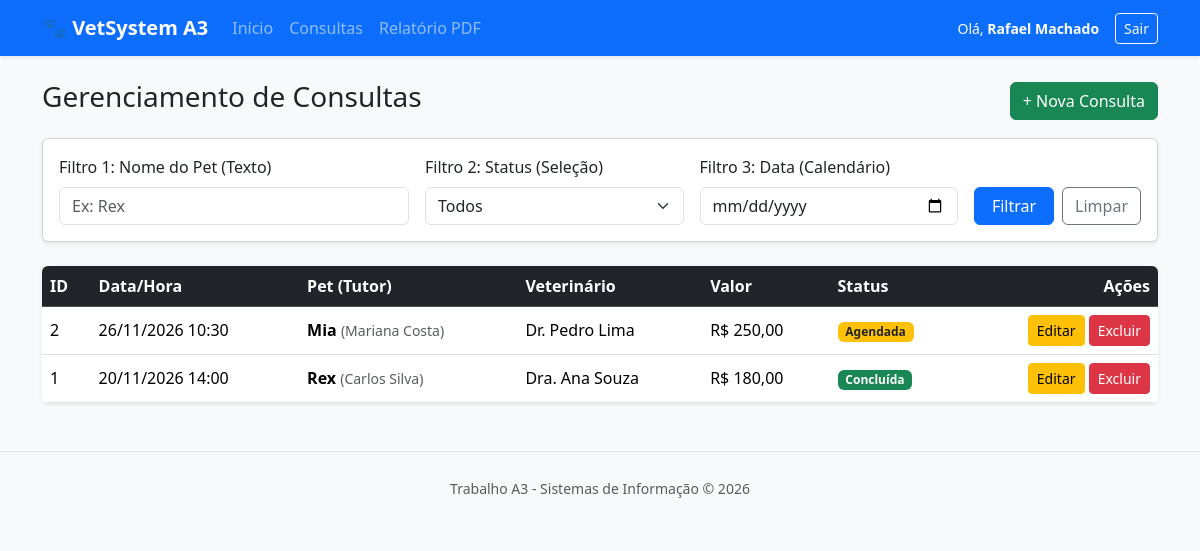
Page /consultas/index.php (signed in) on the committed database.
### tables this page shows
CREATE TABLE consultas (
    id INT AUTO_INCREMENT PRIMARY KEY,
    data_consulta DATETIME NOT NULL,
    descricao TEXT NOT NULL,
    valor DECIMAL(10,2) NOT NULL,
    status ENUM('Agendada', 'Concluída', 'Cancelada') DEFAULT 'Agendada',
    pet_id INT NOT NULL,
    veterinario_id INT NOT NULL,
    FOREIGN KEY (pet_id) REFERENCES pets(id) ON DELETE CASCADE,
    FOREIGN KEY (veterinario_id) REFERENCES veterinarios(id)
);

CREATE TABLE pets (
    id INT AUTO_INCREMENT PRIMARY KEY,
    nome VARCHAR(80) NOT NULL,
    data_nascimento DATE,
    tutor_id INT NOT NULL,
    especie_id INT NOT NULL,
    FOREIGN KEY (tutor_id) REFERENCES tutores(id) ON DELETE CASCADE,
    FOREIGN KEY (especie_id) REFERENCES especies(id)
);

CREATE TABLE tutores (
    id INT AUTO_INCREMENT PRIMARY KEY,
    nome VARCHAR(100) NOT NULL,
    cpf VARCHAR(14) UNIQUE NOT NULL,
    telefone VARCHAR(20)
);

CREATE TABLE veterinarios (
    id INT AUTO_INCREMENT PRIMARY KEY,
    nome VARCHAR(100) NOT NULL,
    crmv VARCHAR(20) UNIQUE NOT NULL,
    especialidade VARCHAR(80)
);

### consultas/index.php (the view, shortened to what this page needs)
<?php
require_once '../config/conexao.php';
require_once '../includes/header.php';
$where = ["1=1"];
$params = [];
$sql = "SELECT c.*, p.nome AS pet_nome, t.nome AS tutor_nome, v.nome AS vet_nome
        FROM consultas c
        INNER JOIN pets p ON c.pet_id = p.id
        INNER JOIN tutores t ON p.tutor_id = t.id
        INNER JOIN veterinarios v ON c.veterinario_id = v.id
        WHERE " . implode(" AND ", $where) . "
        ORDER BY c.data_consulta DESC";
$stmt = $pdo->prepare($sql);
$stmt->execute($params);
$consultas = $stmt->fetchAll();
?>
<div class="d-flex justify-content-between align-items-center mb-3">
    <h3>Gerenciamento de Consultas</h3>
    <a href="criar.php" class="btn btn-success">+ Nova Consulta</a>
</div>
<div class="card mb-4 shadow-sm">
    <div class="card-body">
        <form method="GET" class="row g-3">
            <div class="col-md-4">
                <label class="form-label">Filtro 1: Nome do Pet (Texto)</label>
                <input type="text" name="pet" class="form-control" placeholder="Ex: Rex" value="<?= htmlspecialchars($_GET['pet'] ?? '') ?>">
            </div>
            <div class="col-md-3">
                <label class="form-label">Filtro 2: Status (Seleção)</label>
                <select name="status" class="form-select">
                    <option value="">Todos</option>
                </select>
            </div>
            <div class="col-md-3">
                <label class="form-label">Filtro 3: Data (Calendário)</label>
                <input type="date" name="data" class="form-control" value="<?= htmlspecialchars($_GET['data'] ?? '') ?>">
            </div>
            <div class="col-md-2 d-flex align-items-end gap-2">
                <button type="submit" class="btn btn-primary w-100">Filtrar</button>
                <a href="index.php" class="btn btn-outline-secondary">Limpar</a>
            </div>
        </form>
    </div>
</div>
<div class="table-responsive bg-white rounded shadow-sm">
    <table class="table table-hover align-middle mb-0">
        <thead class="table-dark">
            <tr>
                <th>ID</th>
                <th>Data/Hora</th>
                <th>Pet (Tutor)</th>
                <th>Veterinário</th>
                <th>Valor</th>
                <th>Status</th>
                <th class="text-end">Ações</th>
            </tr>
        </thead>
        <tbody>
            <?php foreach ($consultas as $c): ?>
                <tr>
                    <td><?= $c['id'] ?></td>
                    <td><?= date('d/m/Y H:i', strtotime($c['data_consulta'])) ?></td>
                    <td><strong><?= htmlspecialchars($c['pet_nome']) ?></strong> <small class="text-muted">(<?= htmlspecialchars($c['tutor_nome']) ?>)</small></td>
                    <td><?= htmlspecialchars($c['vet_nome']) ?></td>
                    <td>R$ <?= number_format($c['valor'], 2, ',', '.') ?></td>
                    <td>
                        <?php
                        $badge = match($c['status']) {
                            'Concluída' => 'bg-success',
                            'Cancelada' => 'bg-danger',
                            default => 'bg-warning text-dark'
                        };
                        ?>
                        <span class="badge <?= $badge ?>"><?= $c['status'] ?></span>
                    </td>
                    <td class="text-end">
                        <a href="editar.php?id=<?= $c['id'] ?>" class="btn btn-sm btn-warning">Editar</a>
                        <a href="excluir.php?id=<?= $c['id'] ?>" class="btn btn-sm btn-danger" onclick="return confirm('Tem certeza que deseja excluir esta consulta?')">Excluir</a>
                    </td>
                </tr>
            <?php endforeach; ?>
        </tbody>
    </table>
</div>
<?php require_once '../includes/footer.php'; ?>

### includes/header.php (shortened to what this page needs)
<!DOCTYPE html>
<html lang="pt-br">
<head>
    <link href="https://cdn.jsdelivr.net/npm/bootstrap@5.3.3/dist/css/bootstrap.min.css" rel="stylesheet">
</head>
<body class="bg-light">
<nav class="navbar navbar-expand-lg navbar-dark bg-primary mb-4 shadow-sm">
    <div class="container">
        <a class="navbar-brand fw-bold" href="/PROJETO-A3/index.php">🐾 VetSystem A3</a>
        <div class="collapse navbar-collapse" id="navbarNav">
            <ul class="navbar-nav me-auto">
                <li class="nav-item"><a class="nav-link" href="/PROJETO-A3/index.php">Início</a></li>
                <li class="nav-item"><a class="nav-link" href="/PROJETO-A3/consultas/index.php">Consultas</a></li>
                <li class="nav-item"><a class="nav-link" href="/PROJETO-A3/relatorios/gerar_pdf.php" target="_blank">Relatório PDF</a></li>
            </ul>
            <div class="d-flex align-items-center text-white">
                <span class="me-3 small">Olá, <strong><?= htmlspecialchars($_SESSION['usuario_nome'] ?? 'Usuário') ?></strong></span>
                <a href="/PROJETO-A3/auth/logout.php" class="btn btn-outline-light btn-sm">Sair</a>
            </div>
        </div>
    </div>
</nav>
<div class="container">

### includes/footer.php (shortened to what this page needs)
</div>
<footer class="text-center text-muted py-4 mt-5 border-top">
    <small>Trabalho A3 - Sistemas de Informação &copy; 2026</small>
</footer>
</body>
</html>

### rows in the picture
consultas: id "2", data_consulta "26/11/2026 10:30", pet.nome "Mia", tutores.nome "Mariana Costa", veterinario.nome "Dr. Pedro Lima", valor "250,00", status "Agendada"
consultas: id "1", data_consulta "20/11/2026 14:00", pet.nome "Rex", tutores.nome "Carlos Silva", veterinario.nome "Dra. Ana Souza", valor "180,00", status "Concluída"

### other values in the picture
$_SESSION['usuario_nome'] "Rafael Machado"
